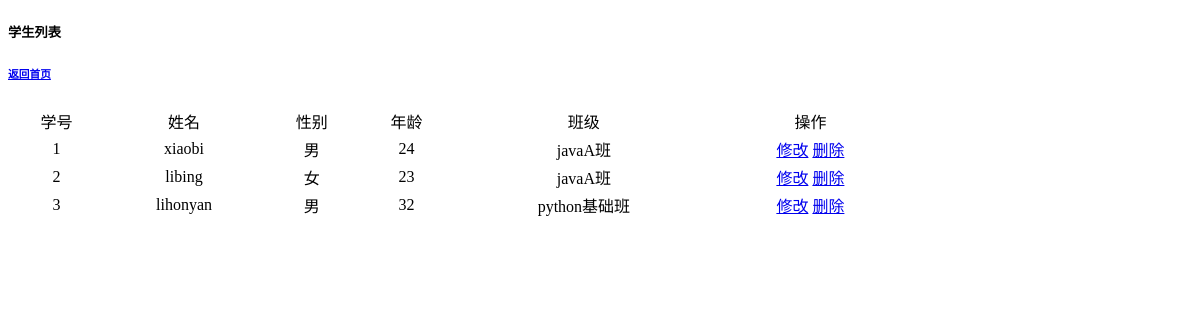
/demo1/checkstudents, run on an earlier commit of the app's database.
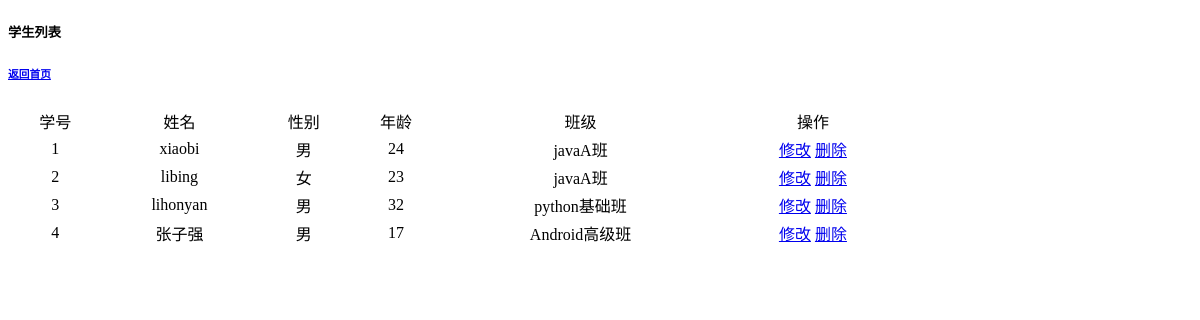
And on a later commit of the database.
### stu_system_demo/models.py (models this page shows)
class Students(models.Model):
    s_id = models.AutoField(primary_key=True)
    name = models.CharField(max_length=64)
    sex = models.IntegerField(max_length=1)
    age = models.IntegerField(max_length=5)
    stu_class = models.ForeignKey("StuClass", to_field='id', on_delete=models.CASCADE)

class StuClass(models.Model):
    name = models.CharField(max_length=32)
    course = models.ForeignKey('Course', to_field='c_id', on_delete=models.CASCADE)

### stu_system_demo/views.py (the view)
# urls.py: url('checkstudents', views.checkStudentsList),
def checkStudentsList(request):
    obj = models.Students.objects.all()
    return render(request, 'shool/students_list.html', {'students_list': obj})

### templates/shool/students_list.html (shortened to what this page needs)
<!DOCTYPE html>
<html lang="en">
<head>
</head>
<body>
        <h5>学生列表</h5><h6><a href="index.html">返回首页</a></h6>
<table width="900px">
    <tr>
        <td>学号</td>
        <td>姓名</td>
        <td>性别</td>
        <td>年龄</td>
        <td>班级</td>
        <td>操作</td>
    </tr>
    {% for stu in students_list %}
        <tr>
            <td>{{ stu.s_id}}</td>
            <td>{{ stu.name}}</td>
            <td>{% if stu.sex == 1 %}
                男
                {% else %}
                女
            {% endif %}</td>
        <td>{{ stu.age }}</td>
        <td>
            {{ stu.stu_class.name }}
        </td>
            <td><a href="/demo1/amendStudent?id={{ stu.s_id }}">修改</a>
                <a href="/demo1/delStudent?id={{ stu.s_id }}">删除</a>
                </td>
        </tr>
    {% endfor %}
</table>
</body>
</html>

### templates/shool/students_list.html (style rules this page uses)
table td { text-align: center; }

What changed in the data, as far as the page shows it:
added Students: s_id "4", name "张子强", sex "男", age "17", stu_class.name "Android高级班"
